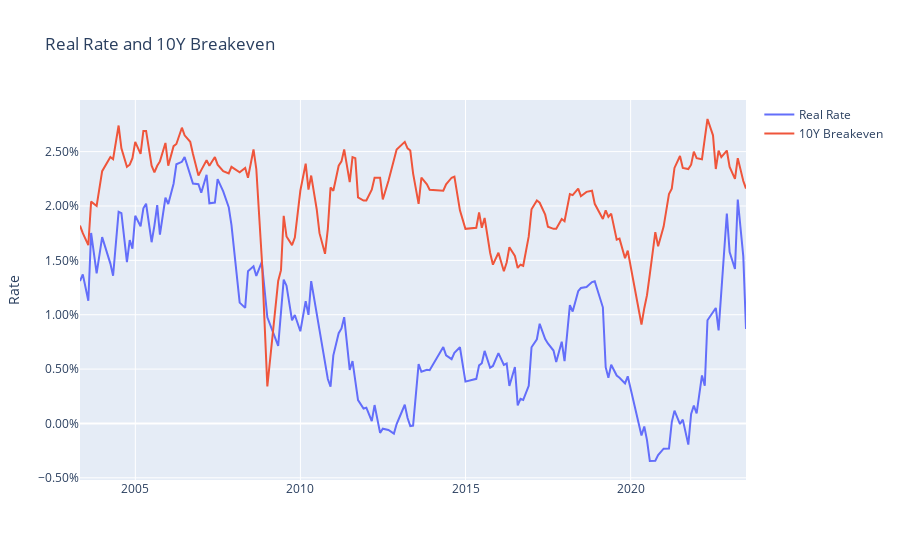

The code cell stored with this chart in its notebook:
### Code cell
fig = go.FigureWidget()

fig.add_trace(go.Scatter(
    x=treasury_df.index,
    y=treasury_df['RealRate'] /100.0,
    name='Real Rate',
    yaxis='y1'  # Associate with the first Y-axis
))

fig.add_trace(go.Scatter(
    x=treasury_df.index,
    y=treasury_df['10YBreakeven'] /100.0,
    name='10Y Breakeven',
))

# Update layout with axis titles
fig.update_layout(
    title="Real Rate and 10Y Breakeven",
    yaxis=dict(
        title="Rate",
        tickformat=".2%"
    )
)

# Display the FigureWidget
fig.show()

### Figure 1 — Plotly figure (JSON) as saved in the notebook; plotly's stock layout.template omitted (floating-point values rounded to 4 significant figures; data arrays with more than 128 entries replaced by an {"elided": "..."} marker saying what was removed)
{"data": [{"name": "Real Rate", "type": "scatter", "uid": "0232372a-72ce-4303-885b-567054bc5c3e", "x": {"elided": "159 str values"}, "y": {"elided": "159 float values"}, "yaxis": "y"}, {"name": "10Y Breakeven", "type": "scatter", "uid": "30aa5b73-7963-4353-9274-f0f20d084b38", "x": {"elided": "159 str values"}, "y": {"elided": "159 float values"}}], "layout": {"title": {"text": "Real Rate and 10Y Breakeven"}, "yaxis": {"tickformat": ".2%", "title": {"text": "Rate"}}}}
